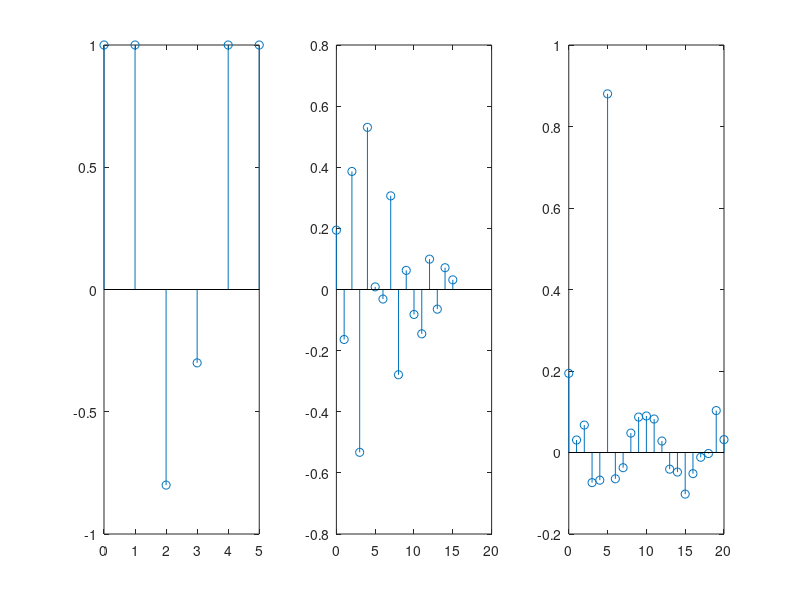
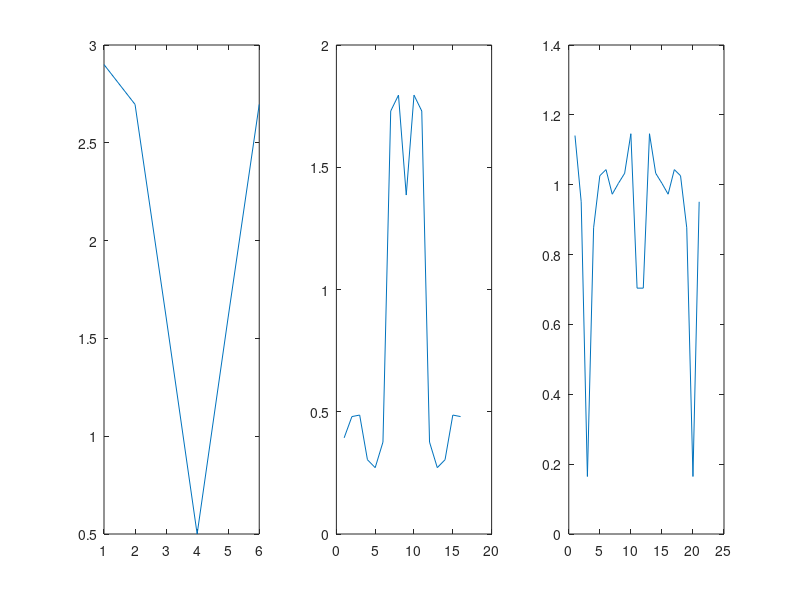

These figures' MATLAB source, in order:
clear;
% LSequalizer.m find a LS equalizer f for the channel b
b=[1 1 -0.8 -0.3 1 1];             % define channel
m=1000; s=sign(randn(1,m));        % binary source of length m
r=filter(b,1,s);                   % output of channel
n=15;                               % length of equalizer - 1
delta=5;                           % n-delta >= 0
p=length(r)-delta;
R=toeplitz(r(n+1:p),r(n+1:-1:1));  % build matrix R
S=s(n+1-delta:p-delta)';           % and vector S
f=inv(R'*R)*R'*S                   % calculate equalizer f, as in diapo 17
Jmin=S'*S-S'*R*inv(R'*R)*R'*S      % Jmin for this f and delta
y=filter(f,1,r);                   % equalizer is a filter
dec=sign(y);                       % quantize and find errors
err=0.5*sum(abs(dec(delta+1:m)-s(1:m-delta)))

%Why is the delay related to the length of the equalizer? (see line 7)

fprintf('a. For n >= 10 the error is very small\n');
fprintf('b. delta = 5 the error is drastically reduced, in 5 and 6 the delta is at the center of the F vector\n');
fprintf('c. Around 100\n');

figure;
subplot(1, 3, 1);
stem(0:length(b)-1, b);

subplot(1, 3, 2);
stem(0:length(f)-1, f)

subplot(1, 3, 3);
prod = conv(b, f);
stem(0:length(prod)-1, prod);
fprintf('e. The multipliation is the convolution of the time responses of the channel. The result must be the highest possible delta centered in the delay\n');

figure;
subplot(1, 3, 1);
plot(abs(fft(b)));

subplot(1, 3, 2);
plot(abs(fft(f)));

subplot(1, 3, 3);
plot(abs(fft(prod)));
fprintf('e. The multipliation in frequency domain. The result close to a constant (the transformation of the delta)\n');

